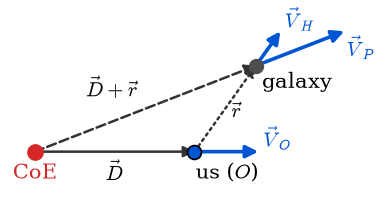

Generate this figure with Python:
"""L01a_geometry_top.png -- generating script.
Provenance: panel (a) of Fig01_geometry.png, which is written by
/workspace/cosmology/papers/spreadsheet_model/bubble/universe_thin.py (as ../universe_thin_drawing.png;
figs_letter_exact_python/makers/make_fig01_02_geometry_achart.py copies it to Fig01_geometry.png).
L01a_geometry_top.png is an exact pixel crop of that image: box x=6..383, y=41..250 (377x209),
found by exact sub-image search (mean abs diff 0). The crop was originally done by hand; it is scripted here.
Run: python3 L01a_geometry_top.py -> L01a_geometry_top_regen.png (original not overwritten).
universe_thin.py runs in its own dir; its file writes are diverted to a scratch dir.
"""
import os, sys, builtins, tempfile, runpy
import matplotlib; matplotlib.use('Agg'); import matplotlib.figure as mf
from PIL import Image
HERE = os.path.dirname(os.path.abspath(__file__)); OUT = os.path.join(HERE, 'L01a_geometry_top_regen.png')
BUBBLE = '/workspace/cosmology/papers/spreadsheet_model/bubble'; SCR = tempfile.mkdtemp(prefix='regen_L01a_')
_o = builtins.open
def _open(f, mode='r', *a, **k):
    if isinstance(f, (str, os.PathLike)) and any(c in mode for c in 'wax+'): f = os.path.join(SCR, os.path.basename(os.fspath(f)))
    return _o(f, mode, *a, **k)
builtins.open = _open
_s = mf.Figure.savefig
mf.Figure.savefig = lambda self, fn, *a, **k: _s(self, os.path.join(SCR, os.path.basename(os.fspath(fn))), *a, **k)
cwd = os.getcwd(); sys.path.insert(0, BUBBLE); os.chdir(BUBBLE)
try: runpy.run_path(os.path.join(BUBBLE, 'universe_thin.py'), run_name='__main__')
finally: os.chdir(cwd); builtins.open = _o
full = Image.open(os.path.join(SCR, 'universe_thin_drawing.png'))
full.crop((6, 41, 6 + 377, 41 + 209)).save(OUT); print('wrote', OUT)
